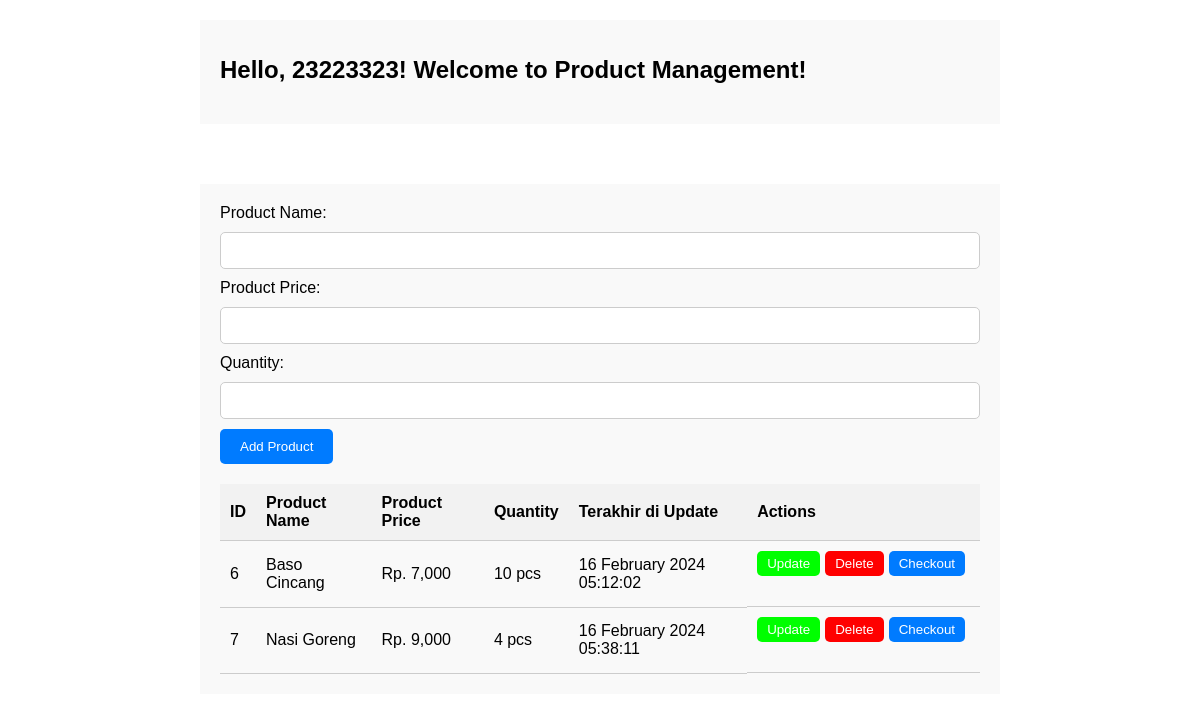
/Kasir/pages/Kasir/manage_product.php (signed in), run on the app's committed database.
### tables this page shows
CREATE TABLE `products` (
  `id` int(11) NOT NULL,
  `nama_produk` varchar(45) DEFAULT NULL,
  `harga_produk` int(11) DEFAULT NULL,
  `created_at` timestamp NOT NULL DEFAULT CURRENT_TIMESTAMP,
  `updated_at` timestamp NOT NULL DEFAULT CURRENT_TIMESTAMP ON UPDATE CURRENT_TIMESTAMP,
  `jumlah` int(11) DEFAULT '0',
  `kode_unik` varchar(255) DEFAULT NULL
);

### Kasir/pages/Kasir/manage_product.php (the view, shortened to what this page needs)
<?php
require_once('../../db/DB_connection.php');
$query = "SELECT * FROM products";
$result = $conn->query($query);
?>
<!DOCTYPE html>
<html lang="en">
<head>
    <link rel="stylesheet" href="../../assets/style/manage_product.css">
</head>
<body>
<div class="container">
<div class="box form-box">
       <h1>Hello, <?php echo htmlspecialchars($_SESSION['nama']); ?>! Welcome to Product Management!</h1>
    </div>
</div>
    <div class="container">
    <div class="box form-box">
    <div class="form-container">
        <form action="../../db/DB_add_product.php" method="post">
           <label for="nama_produk">Product Name:</label>
            <input type="text" name="nama_produk" required>
            <br>
            <label for="harga_produk">Product Price:</label>
            <input type="number" name="harga_produk" required>
            <br>
           <label for="jumlah">Quantity:</label>
            <input type="number" name="jumlah" required>
            <br>
            <button type="submit" name="add_product" class="btn">Add Product</button>
        </form>
    </div>
    <table>
        <tr>
            <th>ID</th>
            <th>Product Name</th>
            <th>Product Price</th>
            <th>Quantity</th>
            <th>Terakhir di Update</th>
            <th>Actions</th>
        </tr>
        <?php while ($row = $result->fetch_assoc()): ?>
            <tr>
                <td><?php echo $row['id']; ?></td>
                <td><?php echo htmlspecialchars($row['nama_produk']); ?></td>
                <td>Rp. <?php echo number_format($row["harga_produk"]); ?></td>
                <td><?php echo number_format($row['jumlah']); ?> pcs</td>
                <td><?php echo date('d F Y H:i:s', strtotime($row['updated_at'])); ?></td>
                <td class="action-buttons">
                    <form action="update_product.php" method="get">
                        <button class="btna" class="update-button" type="submit">Update</button>
                    </form>
                    <form action="../../db/DB_delete_product.php" method="post">
                        <button type="submit" class="btnb" class="delete-button" name="delete_product" onclick="return confirm('Are you sure you want to delete this product?')">Delete</button>
                    </form>
                    <form action="../../db/DB_procces_checkout.php" method="post">
                        <button type="submit" class="btnc" class="checkout-button" name="checkout_product">Checkout</button>
                    </form>
                </td>
            </tr>
        <?php endwhile; ?>
    </table>
        </div>
        </div>
</body>
</html>

### Kasir/assets/style/manage_product.css (style rules this page uses)
body { font-family: Arial, sans-serif; margin: 0; padding: 0; }
.container { max-width: 800px; margin: 0 auto; padding: 20px; }
.box { background-color: #f9f9f9; padding: 20px; margin-bottom: 20px; }
.form-container { margin-bottom: 20px; }
form { margin-bottom: 20px; }
label { display: block; margin-bottom: 5px; }
input[type="text"], input[type="number"] { width: 100%; padding: 10px; margin-bottom: 10px; border: 1px solid #ccc; border-radius: 5px; box-sizing: border-box; }
table { width: 100%; border-collapse: collapse; }
th, td { text-align : center; padding: 10px; border-bottom: 1px solid #ccc; text-align: left; }
th { background-color: #f2f2f2; }
.action-buttons { text-align: center; display: flex; justify-content: space-between; }
.btn { padding: 10px 20px; background-color: #007bff; color: #fff; border: none; border-radius: 5px; cursor: pointer; }
.btna, .btnb, .btnc { padding: 5px 10px; margin-right: 5px; background-color: #007bff; color: #fff; border: none; border-radius: 5px; cursor: pointer; }

### Kasir/pages/Kasir/manage_product.php (style rules this page uses)
.box.form-box { background-color: #f9f9f9; padding: 20px; margin-bottom: 20px; width: 100%; box-sizing: border-box; }
.box.form-box h1 { margin-bottom: 20px; font-size: 24px; }
.form-container { margin-bottom: 20px; }
form { margin-bottom: 20px; }
label { display: block; margin-bottom: 10px; }
input[type="text"], input[type="number"] { width: 100%; padding: 10px; margin-bottom: 10px; border: 1px solid #ccc; border-radius: 5px; box-sizing: border-box; }
.btn { padding: 10px 20px; background-color: #007bff; color: #fff; border: none; border-radius: 5px; cursor: pointer; }
.btna { padding: 5px 10px; margin-right: 5px; background-color: #00ff00; color: #fff; border: none; border-radius: 5px; cursor: pointer; }
.btnb { padding: 5px 10px; margin-right: 5px; background-color: #ff0000; color: #fff; border: none; border-radius: 5px; cursor: pointer; }
.btnc { padding: 5px 10px; margin-right: 5px; background-color: #007bff; color: #fff; border: none; border-radius: 5px; cursor: pointer; }

### data on the page
products: id "6", nama_produk "Baso Cincang", harga_produk "7,000", jumlah "10", updated_at "16 February 2024 05:12:02"
products: id "7", nama_produk "Nasi Goreng", harga_produk "9,000", jumlah "4", updated_at "16 February 2024 05:38:11"

### other printed values
$_SESSION['nama'] "23223323"
